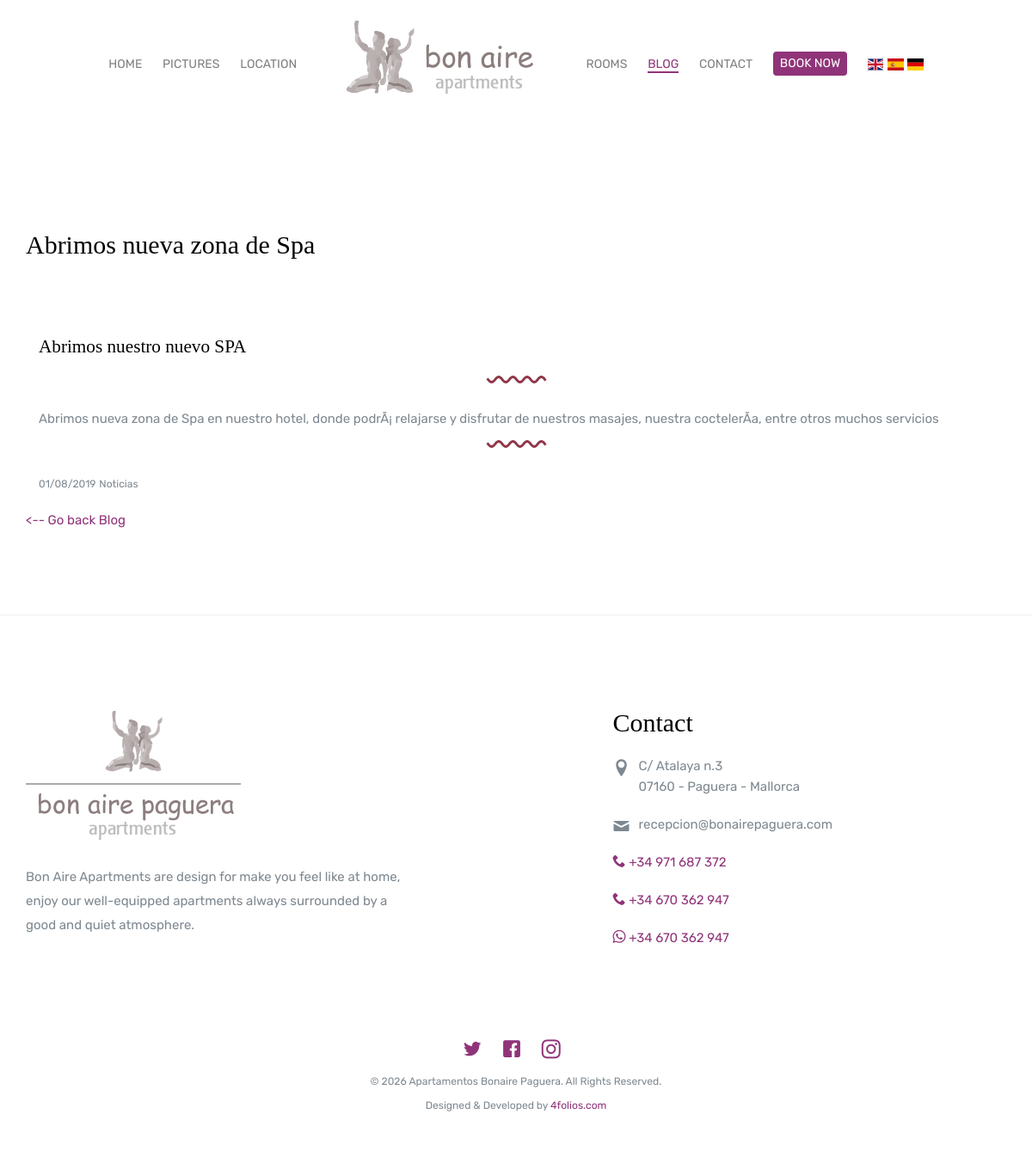
The app's page /blog_det.php?id=1 with its own data.
### tables this page shows
CREATE TABLE `post` (
  `id` int(11) NOT NULL AUTO_INCREMENT,
  `title` varchar(255) DEFAULT NULL,
  `brief` varchar(511) DEFAULT NULL,
  `content` text,
  `image` varchar(255) DEFAULT NULL,
  `created_at` datetime DEFAULT NULL,
  `status` int(11) DEFAULT '1',
  `category_id` int(11) NOT NULL,
  `destination` smallint(1) DEFAULT '0' COMMENT '0=ambos, 1=atalaya, 2=bonaire',
  `publish_at` datetime DEFAULT NULL COMMENT 'Fecha de activacion (NULL=inmediata)',
  `expires_at` datetime DEFAULT NULL COMMENT 'Fecha de caducidad (NULL=nunca)',
  PRIMARY KEY (`id`),
  KEY `category_id` (`category_id`),
  CONSTRAINT `post_ibfk_1` FOREIGN KEY (`category_id`) REFERENCES `category` (`id`)
);

CREATE TABLE `category` (
  `id` int(11) NOT NULL AUTO_INCREMENT,
  `name` varchar(255) DEFAULT NULL,
  PRIMARY KEY (`id`)
);

### libreria.php (called while the page is built, shortened)
<?php
function buscaKeyTrans($array, $partes, &$pos)
{
    $resp = null;
    if (array_key_exists($partes[$pos], $array)) {
        $resp = $array[$partes[$pos]];
        if ((is_array($resp)) && ($pos < (count($partes) - 1))) {
            $pos++;
            $resp = buscaKeyTrans($resp, $partes, $pos);
        }
    }
    return $resp;
}
function trans($key)
{
    $resp = $key;
    if (isset($_SESSION['traducciones'])) {
        $array = $_SESSION['traducciones']['lang'];
        if (strpos($key, ".") !== false) {
            $partes = explode(".", $key);
            $pos = 0;
            $resp = buscaKeyTrans($array, $partes, $pos);
        } else {
            $resp = $array[$key];
        }
    }
    return $resp;
}
function pon_seleccionado($opcion, $texto, $comando = 'active')
{
    $resultado = "";
    if (is_array($texto)) {
        foreach ($texto as $valor) {
            if (strpos($opcion, $valor) !== false) {
                $resultado = $comando;
            }
        }
    } else {
        if (strpos($opcion, $texto) !== false) {
            $resultado = $comando;
        }
    }
    return $resultado;
}
function pon_campo_idioma ($array, $campo) {
    $lang = $_SESSION['datos_usuario']->idioma;
    $field = $campo;
    return ($array[$campo] !== null) ? $array[$campo] : $array[$field];
}

### blog_det.php (the view, shortened to what this page needs)
<?php require_once 'libreria.php'; ?>
<?php require_once 'Connections/bonaire_atalaya_db.php'; ?>
<?php
if (isset($_REQUEST['id'])) {
    $id = (int)($_GET["id"] ?? 0);
    mysqli_select_db($bonaire_atalaya_db, $database_bonaire_atalaya_db);
    $query_tabla = "SELECT *, DATE_FORMAT(created_at, '%d/%m/%Y') AS fecha, category.name AS category FROM post " .
        "LEFT JOIN category ON post.category_id = category.id WHERE post.id = " . $id . " AND post.status = 1 " .
        "AND (post.publish_at IS NULL OR post.publish_at <= NOW()) AND (post.expires_at IS NULL OR post.expires_at > NOW()) LIMIT 1;";
    $tabla = mysqli_query($bonaire_atalaya_db, $query_tabla);
    if ($tabla != false) {
        $row_blog = mysqli_fetch_array($tabla, MYSQLI_ASSOC);
    }
}
?>
<!DOCTYPE html>
<html lang="<?php echo $_SESSION['datos_usuario']->idioma; ?>">
<head>
    <?php require_once 'ls_head.php'; ?>
</head>
<body>
<?php require_once 'ls_menu.php'; ?>
<section class="probootstrap-section">
    <div class="container">
        <div class="row" id="">
            <div class="col-md-12">
                <h3><?php echo pon_campo_idioma($row_blog, 'title'); ?></h3>
                <br>
                <div class="">
                    <div class="panel-body">
                        <h4><?php echo pon_campo_idioma($row_blog, 'brief'); ?></h4>
                        <p class="text-center"><img src="img/curve.svg" class="seperator probootstrap-animate" alt=""></p>
                        <div class="blog-content"><?php echo pon_campo_idioma($row_blog, 'content'); ?></div>
                        <p class="text-center"><img src="img/curve.svg" class="seperator probootstrap-animate" alt=""></p>
                        <small><?php echo $row_blog['fecha']; ?></small>
                        <small><?php echo $row_blog['category']; ?></small>
                    </div>
                </div>
                <div>
                    <a href="blog.php" class="links"><-- <?php echo trans('txt_blog.003'); ?></a>
                </div>
            </div>
        </div>
    </div>
</section>
<hr>
<?php require_once 'ls_footer.php'; ?>
</body>
</html>

### ls_head.php (shortened to what this page needs)
<link rel="stylesheet" href="css/styles-merged.css">
<link rel="stylesheet" href="css/style.css">
<link rel="stylesheet" href="css/custom.css">
<link rel="stylesheet" href="css/flag-icon.min.css">

### ls_menu.php (shortened to what this page needs)
<header role="banner" class="probootstrap-header">
    <div class="row">
        <nav role="navigation" class="probootstrap-nav hidden-xs">
            <ul class="probootstrap-main-nav">
                <li class="<?php echo pon_seleccionado($_SERVER['PHP_SELF'], ["index"], 'active'); ?>"><a href="index.php"><?php echo trans('txt_menu.home'); ?></a></li>
                <li class="<?php echo pon_seleccionado($_SERVER['PHP_SELF'], ["pictures"], 'active'); ?>"><a href="pictures.php"><?php echo trans('txt_menu.pictures'); ?></a></li>
                <li class="<?php echo pon_seleccionado($_SERVER['PHP_SELF'], ["location"], 'active'); ?>"><a href="location.php"><?php echo trans('txt_menu.location'); ?></a></li>
                <li class="hidden-xs probootstrap-logo-center"><a href="index.php"><img src="pictures/logo/logo_2.png" class="hires" alt=""></a></li>
                <li class="<?php echo pon_seleccionado($_SERVER['PHP_SELF'], ["rooms"], 'active'); ?>"><a href="rooms.php"><?php echo trans('txt_menu.rooms'); ?></a></li>
                <li class="<?php echo pon_seleccionado($_SERVER['PHP_SELF'], ["blog"], 'active'); ?>"><a href="blog.php"><?php echo trans('txt_menu.blog'); ?></a></li>
                <li class="<?php echo pon_seleccionado($_SERVER['PHP_SELF'], ["contact"], 'active'); ?>"><a href="contact.php"><?php echo trans('txt_menu.contact'); ?></a></li>
                <li><a class="ibe btn btn-primary" href="#" target="_blank" data-region="emea" data-channelcode="bonaireapartmentsdirect" style="padding: 2px 6px;"><?php echo trans('txt_menu.book_room') ?></a></li>
                <li>
                    <a href="<?php echo $_SERVER['PHP_SELF']; ?>?lang=en" class="flag-icon flag flag-icon-background flag-icon-gb"></a>
                    <a href="<?php echo $_SERVER['PHP_SELF']; ?>?lang=es" class="flag-icon flag flag-icon-background flag-icon-es"></a>
                    <a href="<?php echo $_SERVER['PHP_SELF']; ?>?lang=de" class="flag-icon flag flag-icon-background flag-icon-de"></a>
                </li>
            </ul>
        </nav>
    </div>
</header>

### ls_footer.php (shortened to what this page needs)
<footer role="contentinfo" class="probootstrap-footer">
    <div class="container">
        <div class="row">
            <div class="col-md-5">
                <div class="probootstrap-footer-widget">
                    <p class="mt40"><img src="pictures/logo/logo.png" class="hires" alt=""></p>
                    <p><?php echo trans('txt_portada.032'); ?></p>
                </div>
            </div>
            <div class="col-md-2"></div>
            <div class="col-md-5">
                <div class="probootstrap-footer-widget">
                    <h3>Contact</h3>
                    <ul class="probootstrap-contact-info">
                        <li><i class="icon-location2"></i> <span>C/ Atalaya n.3<br>07160 - Paguera - Mallorca</span></li>
                        <li><i class="icon-mail"></i><span>recepcion@bonairepaguera.com</span></li>
                        <li>
                            <a href="tel:+34971687372" aria-label="Llamar al 971 687 372 ">
                                <i class="icon-phone2"></i> <span>+34 971 687 372</span>
                            </a>
                        </li>
                        <li>
                            <a href="tel:+34670362947" aria-label="Llamar al 670 362 947">
                                <i class="icon-phone2"></i> <span>+34 670 362 947</span>
                            </a>
                        </li>
                        <li>
                            <a href="https://wa.me/34670362947" target="_blank" rel="noopener" aria-label="Contactar por WhatsApp">
                                <i class="icon-whatsapp"></i> <span>+34 670 362 947</span>
                            </a>
                        </li>
                    </ul>
                </div>
            </div>
        </div>
        <div class="row mt40">
            <div class="col-md-12 text-center">
                <ul class="probootstrap-footer-social">
                    <li><a href=""><i class="icon-twitter"></i></a></li>
                    <li><a href=""><i class="icon-facebook"></i></a></li>
                    <li><a href=""><i class="icon-instagram2"></i></a></li>
                </ul>
                <p>
                    <small>&copy; <?php echo date("Y"); ?> Apartamentos Bonaire Paguera. All Rights Reserved. <br> Designed &amp; Developed by <a href="https://4folios.com/" target="_blank">4folios.com</a></small>
                </p>
            </div>
        </div>
    </div>
</footer>

### css/style.css (style rules this page uses)
html { overflow-x: hidden; font-size: 1em; }
body { overflow-x: hidden; font-size: 15px; font-weight: 400; line-height: 1.85; background: #ffffff; font-family: "Rubik", sans-serif; color: #7e8890; }
h1, h2, h3, h4 { margin: 1.414em 0 0.5em; font-weight: inherit; line-height: 1.2; font-weight: 300; font-family: "Crimson Text", serif; color: #000000; }
h3 { font-size: 1.999em; }
h4 { font-size: 1.414em; }
small, .font_small { font-size: 0.807em; }
p, ul, ol, figure { margin-bottom: 1.3em; }
a { -webkit-transition: .3s all; transition: .3s all; color: #903479; }
.probootstrap-header { padding-top: 20px; padding-bottom: 20px; width: 100%; z-index: 4; top: 0; background: #ffffff; }
.probootstrap-logo-center { text-transform: uppercase; position: relative; top: -7px; }
.probootstrap-logo-center a { margin-right: 20px; margin-left: 20px; text-align: center; color: #000000; display: inline-block; *display: inline; zoom: 1; }
.probootstrap-nav { margin-left: 0px; text-align: center; float: none; }
.probootstrap-main-nav { margin: 0; padding: 0; }
.probootstrap-main-nav li { margin: 0; padding: 0 10px; list-style: none; display: inline; font-size: 18px; }
.probootstrap-main-nav li a { text-transform: uppercase; padding: 0px 0; color: rgba(0, 0, 0, 0.5); font-size: 14px; }
.probootstrap-main-nav li.active a { color: #903479; border-bottom: 2px solid #903479; }
.btn { border: none; border-radius: 4px; padding-top: 8px; padding-bottom: 8px; padding-left: 15px; padding-right: 15px; }
.btn.btn-primary { border: 2px solid #903479; background: #903479; color: #ffffff; }
.probootstrap-section { padding: 5em 0; position: relative; z-index: 2; }
.probootstrap-footer { padding: 3em 0 3em 0; position: relative; }
.probootstrap-footer .probootstrap-footer-widget { float: left; width: 100%; margin-bottom: 30px; }
.probootstrap-footer-social { padding: 0; margin: 0; }
.probootstrap-footer-social li { display: inline; padding: 0; margin: 0; list-style: none; }
.probootstrap-footer-social li a { padding: 10px; font-size: 22px; }
.probootstrap-footer-social li:first-child > a { padding-left: 0; }
.probootstrap-animate { opacity: 0; visibility: hidden; }
.probootstrap-contact-info, .with-icon { padding: 0; margin: 0 0 30px 0; }
.probootstrap-contact-info li, .with-icon li { padding: 0; margin: 20px 0 15px 0; list-style: none; line-height: 24px; display: table; }
.probootstrap-contact-info li > i, .probootstrap-contact-info li > span, .with-icon li > i, .with-icon li > span { vertical-align: top; display: table-cell; }
.probootstrap-contact-info li > i, .with-icon li > i { font-size: 20px; position: relative; top: 4px; width: 30px; }
.mt40 { margin-top: 40px !important; }

### records on screen
post: title "Abrimos nueva zona de Spa", brief "Abrimos nuestro nuevo SPA", content "Abrimos nueva zona de Spa en nuestro hotel, donde podrÃ¡ relajarse y disfrutar de nuestros masajes, nuestra coctelerÃ­a, entre otros muchos servicios", category.name "Noticias"

### other values on screen
trans('txt_menu.home') "HOME"
trans('txt_menu.pictures') "PICTURES"
trans('txt_menu.location') "LOCATION"
trans('txt_menu.rooms') "ROOMS"
trans('txt_menu.blog') "BLOG"
trans('txt_menu.contact') "CONTACT"
trans('txt_menu.book_room') "BOOK NOW"
$row_blog['fecha'] "01/08/2019"
trans('txt_blog.003') "Go back Blog"
trans('txt_portada.032') "Bon Aire Apartments are design for make you feel like at home, enjoy our well-equipped apartments always surrounded by a good and quiet atmosphere."
